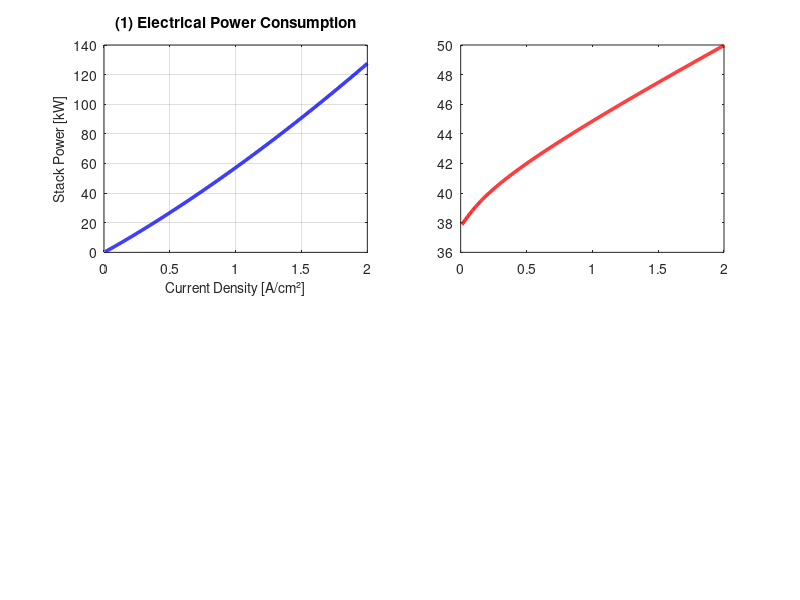

Write MATLAB code to recreate this figure. (Note: this script raises an error after producing the figure.)
%% ENERGY ANALYSIS FIGURE (k_conc = 0)
clear; clc; close all;

% Parameters
E_rev = 1.42;
alpha = 0.449003;
j0 = 5.427630e-02;
R_ohm = 0.169489;
k_conc = 0;
n_e = 2;
R = 8.314;
F = 96485;
T = 348.15;

% Model
model = @(j) E_rev + ...
    (R * T / (alpha * n_e * F)) * asinh(j / (2 * j0)) + ...
    R_ohm * j + k_conc * j.^2;

% Current density range
j_range = linspace(0.01, 2.0, 500);
V_range = model(j_range);

% Energy calculations
N_cells = 80;
A_cell = 424;  % cm²
I = j_range * A_cell;
P_stack = N_cells * V_range .* I;
mass_H2 = (N_cells * I) / (2 * F) * 0.002016;
specific_energy = (P_stack / 1000) ./ (mass_H2 * 3600);
efficiency = 33.3 ./ specific_energy * 100;
energy_per_vol = specific_energy * 0.0899;

% Display at J = 1.0 A/cm²
idx_1A = find(j_range >= 1.0, 1, 'first');
fprintf('\n========================================\n');
fprintf('ENERGY ANALYSIS AT J = 1.0 A/cm²\n');
fprintf('========================================\n');
fprintf('  Specific energy: %.2f kWh/kg\n', specific_energy(idx_1A));
fprintf('  LHV Efficiency: %.2f %%\n', efficiency(idx_1A));
fprintf('  Stack Power: %.2f kW\n', P_stack(idx_1A)/1000);

% Create figure
fig = figure('Position', [100, 100, 1000, 700], 'Color', 'white');

% Subplot 1: Power
subplot(2, 2, 1);
plot(j_range, P_stack/1000, 'b-', 'LineWidth', 2.5);
xlabel('Current Density [A/cm²]', 'FontSize', 10);
ylabel('Stack Power [kW]', 'FontSize', 10);
title('(1) Electrical Power Consumption', 'FontSize', 11, 'FontWeight', 'bold');
grid on; box on;
xlim([0, 2.0]);

% Subplot 2: Specific Energy
subplot(2, 2, 2);
plot(j_range, specific_energy, 'r-', 'LineWidth', 2.5);
hold on;
yline(33.3, 'k--', 'LHV (33.3 kWh/kg)', 'LineWidth', 1.5);
yline(39.4, 'k:', 'Thermodynamic Minimum (39.4 kWh/kg)', 'LineWidth', 1.5);
xlabel('Current Density [A/cm²]', 'FontSize', 10);
ylabel('Specific Energy [kWh/kg H₂]', 'FontSize', 10);
title('(2) Specific Energy Consumption', 'FontSize', 11, 'FontWeight', 'bold');
legend('Location', 'northwest', 'FontSize', 8);
grid on; box on;
xlim([0, 2.0]);

% Subplot 3: Efficiency
subplot(2, 2, 3);
plot(j_range, efficiency, 'g-', 'LineWidth', 2.5);
xlabel('Current Density [A/cm²]', 'FontSize', 10);
ylabel('LHV Efficiency [%]', 'FontSize', 10);
title('(3) LHV-Based Energy Efficiency', 'FontSize', 11, 'FontWeight', 'bold');
grid on; box on;
xlim([0, 2.0]);

% Subplot 4: Energy per volume
subplot(2, 2, 4);
plot(j_range, energy_per_vol, 'm-', 'LineWidth', 2.5);
xlabel('Current Density [A/cm²]', 'FontSize', 10);
ylabel('Energy per Volume [kWh/Nm³ H₂]', 'FontSize', 10);
title('(4) Energy Use per Unit Volume', 'FontSize', 11, 'FontWeight', 'bold');
grid on; box on;
xlim([0, 2.0]);

sgtitle('Energy Analysis of PEM Electrolyzer', 'FontSize', 14, 'FontWeight', 'bold');
saveas(fig, 'Energy_Analysis_of_PEM_Electrolyzer.jpg');
fprintf('\n✅ Figure saved: Energy_Analysis_of_PEM_Electrolyzer.jpg\n');
